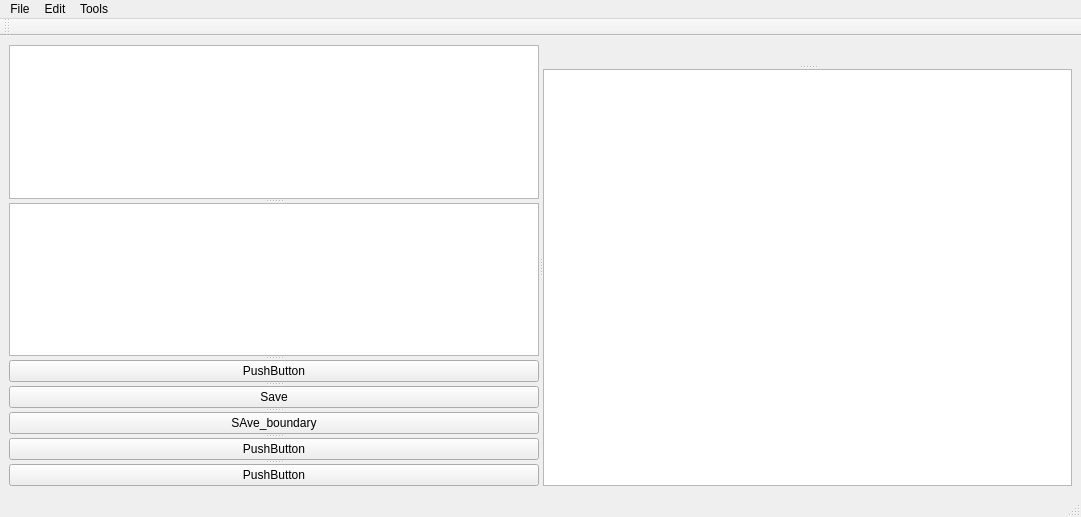
<?xml version="1.0" encoding="UTF-8"?>
<ui version="4.0">
 <class>MainWindow</class>
 <widget class="QMainWindow" name="MainWindow">
  <property name="geometry">
   <rect>
    <x>0</x>
    <y>0</y>
    <width>1081</width>
    <height>517</height>
   </rect>
  </property>
  <property name="sizePolicy">
   <sizepolicy hsizetype="Preferred" vsizetype="Preferred">
    <horstretch>0</horstretch>
    <verstretch>0</verstretch>
   </sizepolicy>
  </property>
  <property name="windowTitle">
   <string>2D-CFD_Panel</string>
  </property>
  <widget class="QWidget" name="centralwidget">
   <layout class="QGridLayout" name="gridLayout">
    <item row="0" column="0">
     <widget class="QSplitter" name="splitter_3">
      <property name="orientation">
       <enum>Qt::Horizontal</enum>
      </property>
      <widget class="QSplitter" name="splitter">
       <property name="orientation">
        <enum>Qt::Vertical</enum>
       </property>
       <widget class="QTreeView" name="treeView">
        <property name="sizePolicy">
         <sizepolicy hsizetype="Fixed" vsizetype="MinimumExpanding">
          <horstretch>0</horstretch>
          <verstretch>0</verstretch>
         </sizepolicy>
        </property>
        <property name="minimumSize">
         <size>
          <width>20</width>
          <height>20</height>
         </size>
        </property>
        <property name="sizeIncrement">
         <size>
          <width>2</width>
          <height>2</height>
         </size>
        </property>
        <property name="baseSize">
         <size>
          <width>50</width>
          <height>500</height>
         </size>
        </property>
        <property name="dragDropMode">
         <enum>QAbstractItemView::InternalMove</enum>
        </property>
       </widget>
       <widget class="QTableView" name="tableView">
        <property name="sizePolicy">
         <sizepolicy hsizetype="Fixed" vsizetype="Fixed">
          <horstretch>0</horstretch>
          <verstretch>0</verstretch>
         </sizepolicy>
        </property>
        <property name="minimumSize">
         <size>
          <width>20</width>
          <height>20</height>
         </size>
        </property>
        <property name="sizeIncrement">
         <size>
          <width>2</width>
          <height>2</height>
         </size>
        </property>
        <property name="baseSize">
         <size>
          <width>50</width>
          <height>100</height>
         </size>
        </property>
        <property name="alternatingRowColors">
         <bool>true</bool>
        </property>
       </widget>
       <widget class="QPushButton" name="pushButton">
        <property name="text">
         <string>PushButton</string>
        </property>
       </widget>
       <widget class="QPushButton" name="domainsave">
        <property name="text">
         <string>Save</string>
        </property>
       </widget>
       <widget class="QPushButton" name="boundarysave">
        <property name="text">
         <string>SAve_boundary</string>
        </property>
       </widget>
       <widget class="QPushButton" name="pushButton_4">
        <property name="text">
         <string>PushButton</string>
        </property>
       </widget>
       <widget class="QPushButton" name="btnMeshgeneration">
        <property name="text">
         <string>PushButton</string>
        </property>
       </widget>
      </widget>
      <widget class="QSplitter" name="splitter_2">
       <property name="orientation">
        <enum>Qt::Vertical</enum>
       </property>
       <widget class="QStackedWidget" name="stackedWidget">
        <property name="sizePolicy">
         <sizepolicy hsizetype="MinimumExpanding" vsizetype="MinimumExpanding">
          <horstretch>0</horstretch>
          <verstretch>0</verstretch>
         </sizepolicy>
        </property>
        <property name="minimumSize">
         <size>
          <width>20</width>
          <height>20</height>
         </size>
        </property>
        <property name="sizeIncrement">
         <size>
          <width>2</width>
          <height>2</height>
         </size>
        </property>
        <property name="baseSize">
         <size>
          <width>500</width>
          <height>500</height>
         </size>
        </property>
        <widget class="NewOpenGLWidget" name="GL_widget"/>
        <widget class="NewOpenGLWidget" name="GL_widget_2"/>
       </widget>
       <widget class="QTextBrowser" name="textBrowser">
        <property name="sizePolicy">
         <sizepolicy hsizetype="MinimumExpanding" vsizetype="Fixed">
          <horstretch>0</horstretch>
          <verstretch>0</verstretch>
         </sizepolicy>
        </property>
        <property name="minimumSize">
         <size>
          <width>20</width>
          <height>20</height>
         </size>
        </property>
        <property name="sizeIncrement">
         <size>
          <width>2</width>
          <height>2</height>
         </size>
        </property>
       </widget>
      </widget>
     </widget>
    </item>
   </layout>
  </widget>
  <widget class="QMenuBar" name="menubar">
   <property name="geometry">
    <rect>
     <x>0</x>
     <y>0</y>
     <width>1081</width>
     <height>22</height>
    </rect>
   </property>
   <widget class="QMenu" name="menuFile">
    <property name="title">
     <string>File</string>
    </property>
   </widget>
   <widget class="QMenu" name="menuEdit">
    <property name="title">
     <string>Edit</string>
    </property>
   </widget>
   <widget class="QMenu" name="menuTools">
    <property name="title">
     <string>Tools</string>
    </property>
   </widget>
   <addaction name="menuFile"/>
   <addaction name="menuEdit"/>
   <addaction name="menuTools"/>
  </widget>
  <widget class="QStatusBar" name="statusbar"/>
  <widget class="QToolBar" name="toolBar">
   <property name="windowTitle">
    <string>toolBar</string>
   </property>
   <attribute name="toolBarArea">
    <enum>TopToolBarArea</enum>
   </attribute>
   <attribute name="toolBarBreak">
    <bool>false</bool>
   </attribute>
  </widget>
  <action name="pushButton_2">
   <property name="text">
    <string>update</string>
   </property>
  </action>
 </widget>
 <customwidgets>
  <customwidget>
   <class>NewOpenGLWidget</class>
   <extends>QWidget</extends>
   <header location="global">newopenglwidget.h</header>
   <container>1</container>
  </customwidget>
 </customwidgets>
 <resources/>
 <connections/>
</ui>
